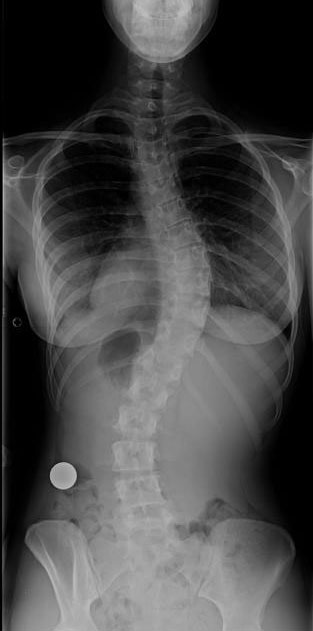
#> input picture ex5.jpg, 313 x 631 px
$ python res_sob_median.py   (older library calls are emulated)
#> lines starting #> are read from the running program, lines starting #| are printed output that depends on the picture
import cv2
import numpy as np
from matplotlib import pyplot as plt
img = cv2.imread('ex5.jpg')
#> img is the input picture: shape (631, 313, 3); min 0, max 194, mean 72.2
width = 592
height = 792
dim = (width, height)

# resize image
resized = cv2.resize(img, dim, interpolation=cv2.INTER_AREA)
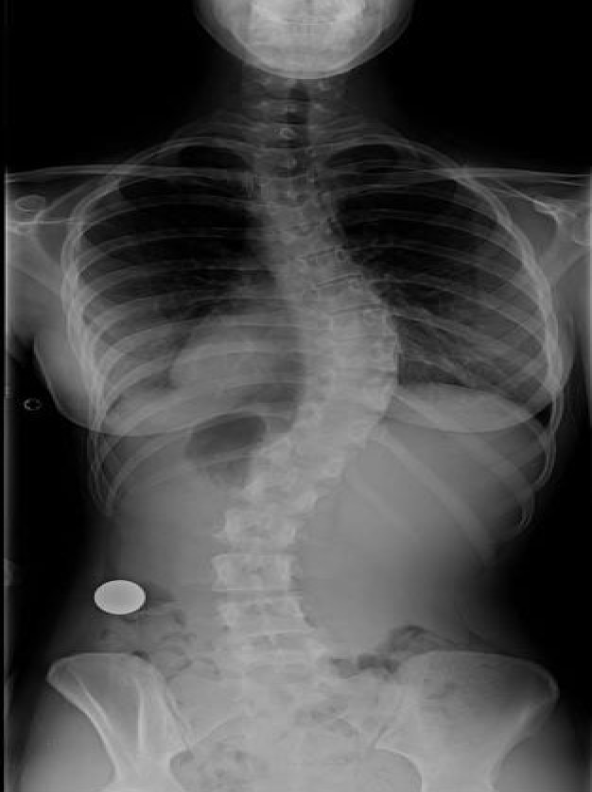
#> resized: shape (792, 592, 3); min 0, max 190, mean 72.2
sobelx = cv2.Sobel(resized, cv2.CV_8U, 1, 0, ksize=5)
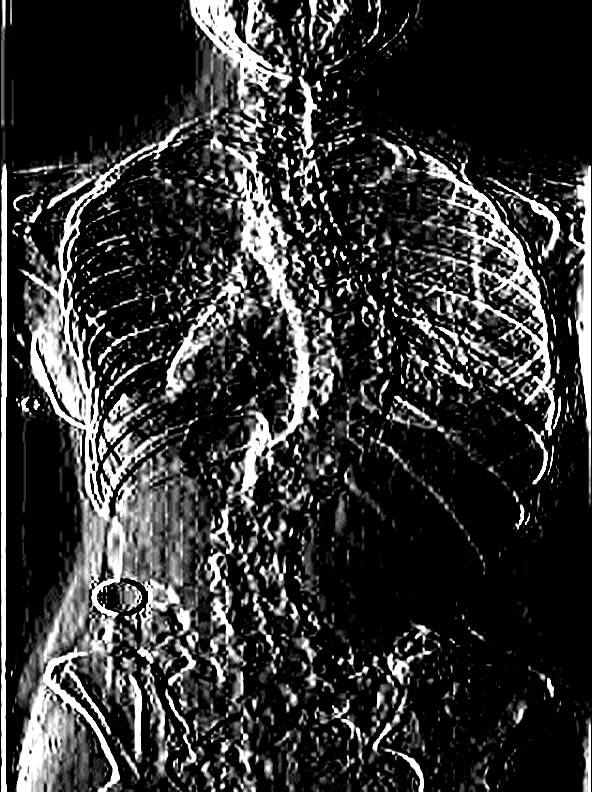
#> sobelx: shape (792, 592, 3); min 0, max 255, mean 51.8

median = cv2.medianBlur(sobelx, 5)
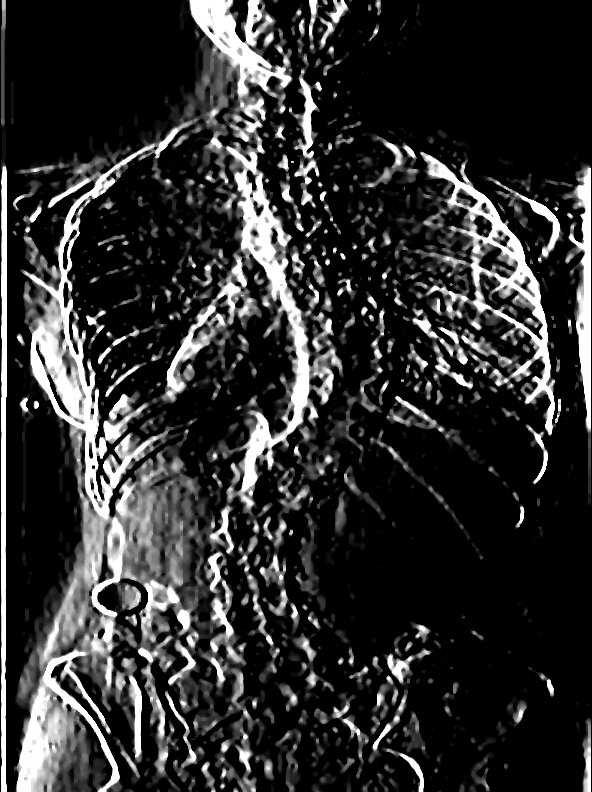
#> median: shape (792, 592, 3); min 0, max 255, mean 47.2


cv2.imshow('resultado', median)
cv2.waitKey(0)
cv2.destroyAllWindows()

$ run again, with ex0.jpg copied over ex5.jpg
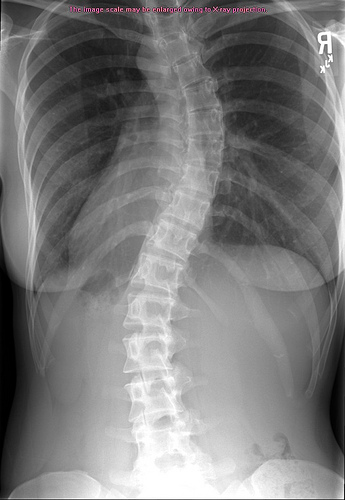
#> input picture ex0.jpg, 345 x 500 px
#> img is the input picture: shape (500, 345, 3); mean B, G, R 123.3, 123.2, 123.5
#> `resized = cv2.resize(img, dim, interpolation=cv2.INTER_AREA)`:
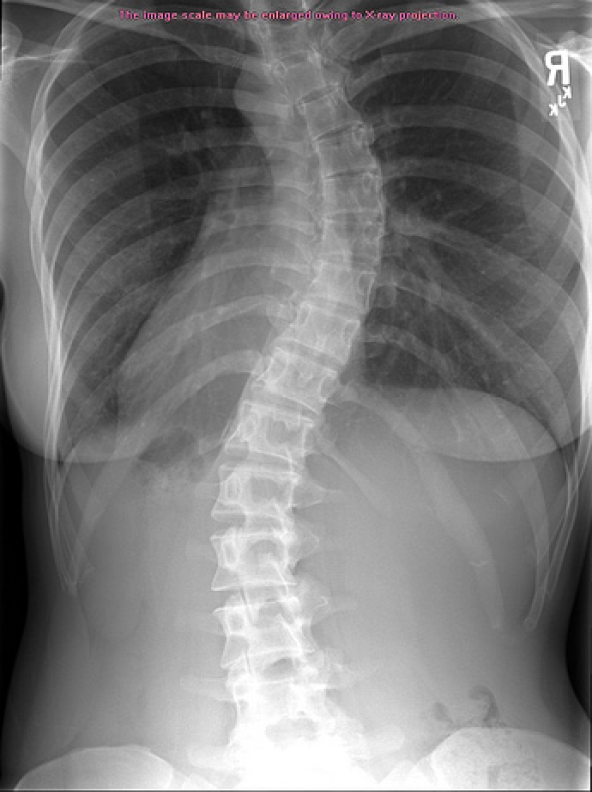
#> resized: shape (792, 592, 3); mean B, G, R 123.2, 123.1, 123.4
#> `median = cv2.medianBlur(sobelx, 5)`:
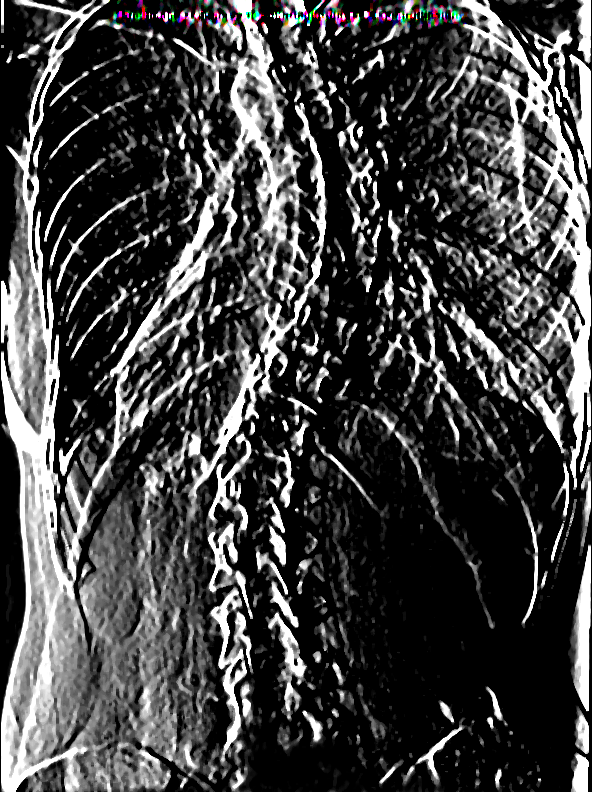
#> median: shape (792, 592, 3); mean B, G, R 67.8, 67.7, 67.8

$ run again, with ex1.jpg copied over ex5.jpg
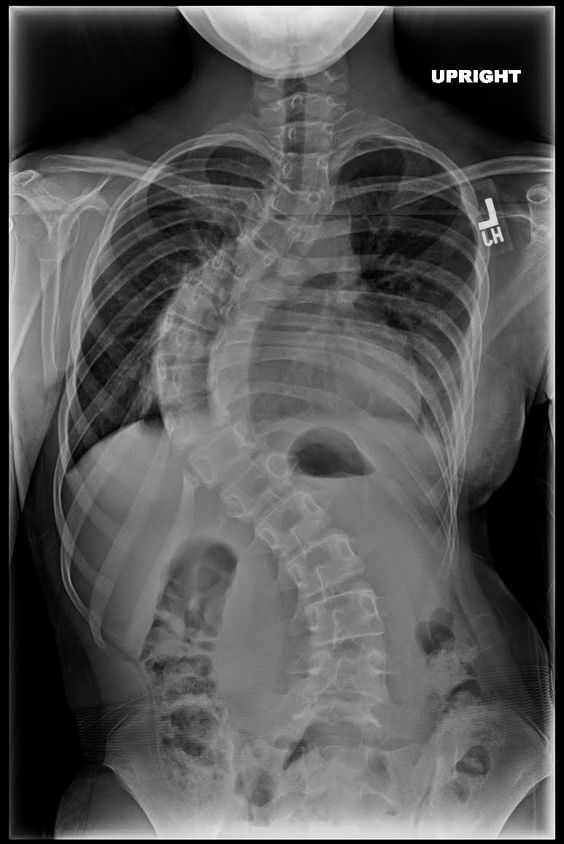
#> input picture ex1.jpg, 564 x 844 px
#> img is the input picture: shape (844, 564, 3); min 0, max 255, mean 84.7
#> `resized = cv2.resize(img, dim, interpolation=cv2.INTER_AREA)`:
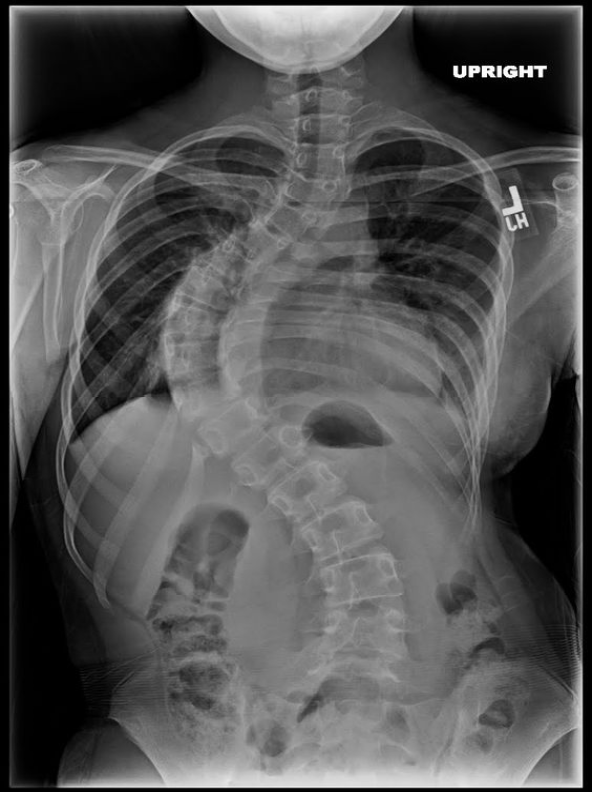
#> resized: shape (792, 592, 3); min 0, max 255, mean 84.6
#> `median = cv2.medianBlur(sobelx, 5)`:
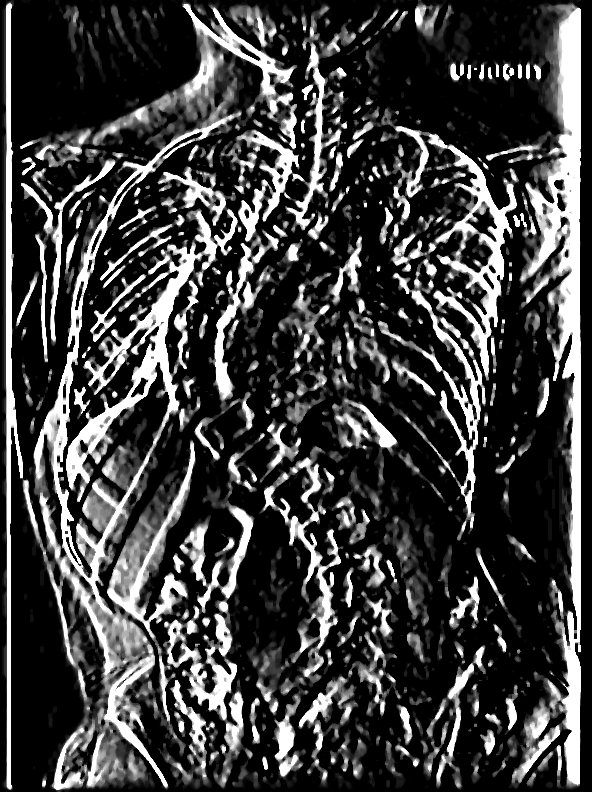
#> median: shape (792, 592, 3); min 0, max 255, mean 63.3

$ run again, with ex11.jpg copied over ex5.jpg
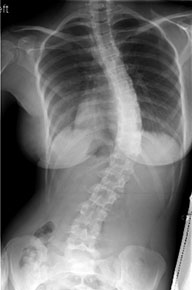
#> input picture ex11.jpg, 192 x 290 px
#> img is the input picture: shape (290, 192, 3); min 0, max 255, mean 111.7
#> `resized = cv2.resize(img, dim, interpolation=cv2.INTER_AREA)`:
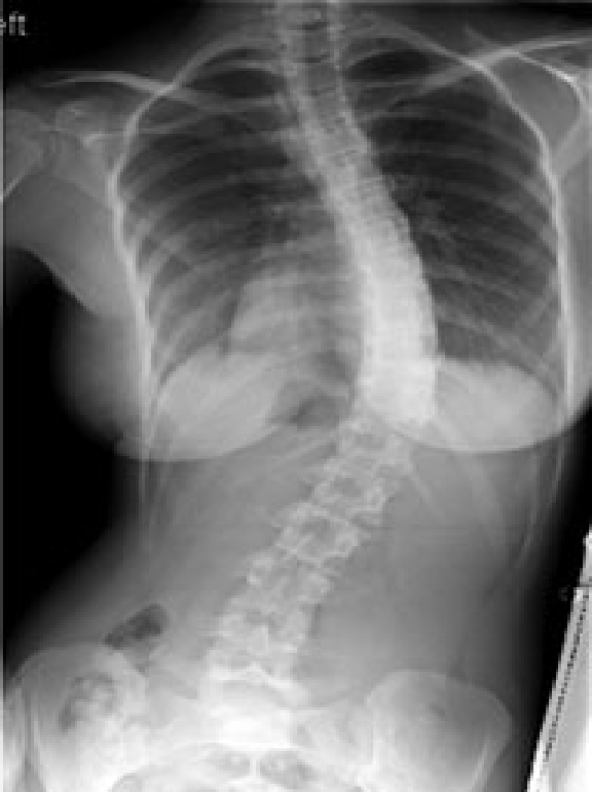
#> resized: shape (792, 592, 3); min 0, max 255, mean 111.6
#> `median = cv2.medianBlur(sobelx, 5)`:
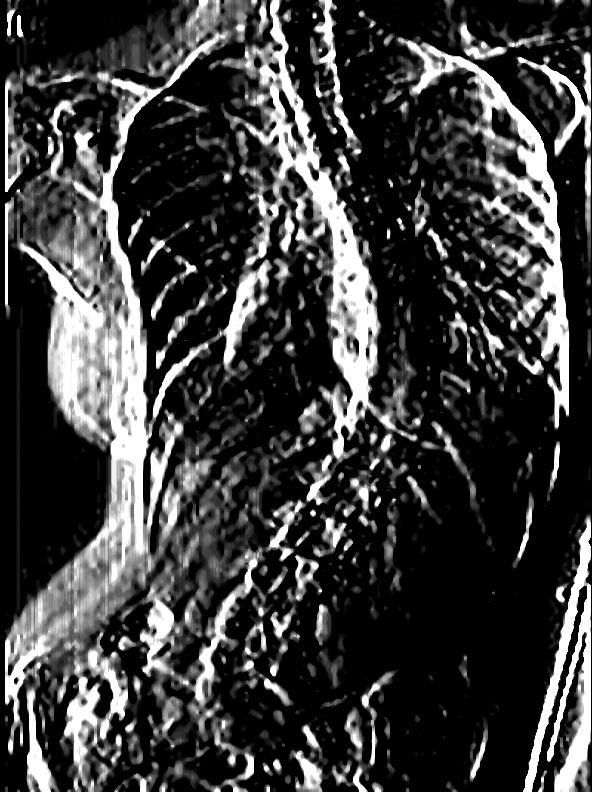
#> median: shape (792, 592, 3); min 0, max 255, mean 60.8
